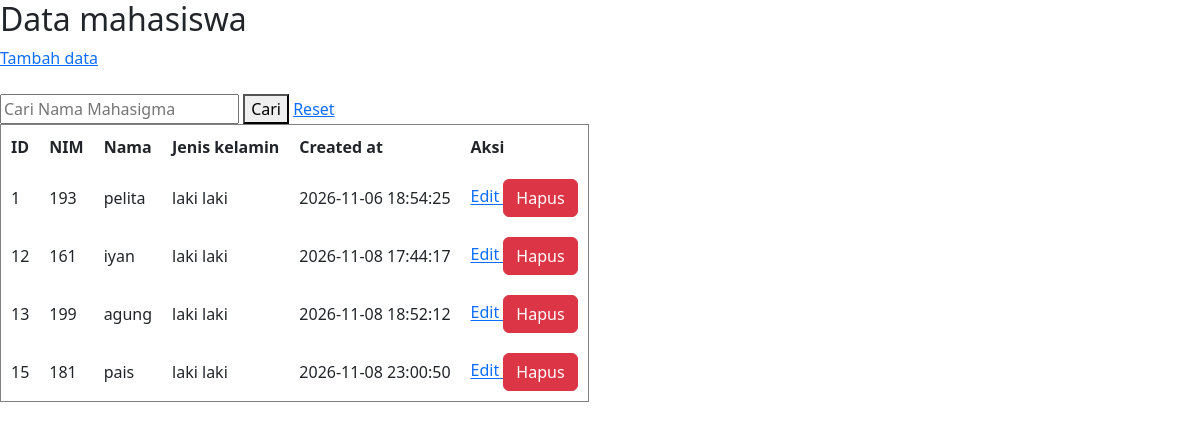
The page / on the database its author committed.
### tables this page shows
CREATE TABLE `mahasiswa` (
  `id` int(100) NOT NULL,
  `nim` varchar(100) NOT NULL,
  `nama` varchar(100) NOT NULL,
  `jenis_kelamin` varchar(100) NOT NULL,
  `created_at` datetime NOT NULL DEFAULT current_timestamp()
);

### index.php (the view, shortened to what this page needs)
<?php
    include "config/koneksi.php";
    if(isset($_GET['keyword'])){
        $keyword = $_GET['keyword'];
        $stmt = mysqli_prepare($connect, "select * from mahasiswa where nama like ?");
        $search = "%$keyword%";
        mysqli_stmt_bind_param($stmt, "s", $search);
        mysqli_stmt_execute($stmt);
        $query = mysqli_stmt_get_result($stmt);
    } else {
        $query = mysqli_query($connect, "select * from mahasiswa");
    }
?>
<!DOCTYPE html>
<html lang="en">
<head>
    <link href="https://cdn.jsdelivr.net/npm/bootstrap@5.3.8/dist/css/bootstrap.min.css" rel="stylesheet">
</head>
<body>
    <h2>Data mahasiswa</h2>
    <a href="tambah.php">Tambah data</a>
    <br><br>
    <form action="" method="GET">
        <input type="text" name="keyword" placeholder="Cari Nama Mahasigma">
        <button type="submit">Cari</button>
        <a href="index.php">Reset</a>
    </form>
    <table border="1" cellpadding="10">
        <tr>
            <th>ID</th>
            <th>NIM</th>
            <th>Nama</th>
            <th>Jenis kelamin</th>
            <th>Created at</th>
            <th>Aksi</th>
        </tr>
        <?php
            if(mysqli_num_rows($query) > 0 ){
            while($data = mysqli_fetch_assoc($query)){
        ?>
        <tr>
            <td><?php echo $data['id']; ?></td>
            <td><?php echo $data['nim']; ?></td>
            <td><?php echo $data['nama']; ?></td>
            <td><?php echo $data['jenis_kelamin']; ?></td>
            <td><?php echo $data['created_at']; ?></td>
            <td>
                <a href="update.php?id=<?php echo $data['id']; ?>">
                    Edit
                </a>
                <button type="button" class="btn btn-danger"
                    data-bs-toggle="modal"
                    data-bs-target="#modalHapus<?php echo $data['id']; ?>">
                    Hapus
                </button>
            </td>
        </tr>
        <?php
            }
            } else {
                echo "<tr><td colspan='6'>Tidak ada data!</td></tr>";
            }
        ?>
    </table>
</body>
</html>

### rows shown on the page
mahasiswa: id "1", nim "193", nama "pelita", jenis_kelamin "laki laki", created_at "2026-11-06 18:54:25"
mahasiswa: id "12", nim "161", nama "iyan", jenis_kelamin "laki laki", created_at "2026-11-08 17:44:17"
mahasiswa: id "13", nim "199", nama "agung", jenis_kelamin "laki laki", created_at "2026-11-08 18:52:12"
mahasiswa: id "15", nim "181", nama "pais", jenis_kelamin "laki laki", created_at "2026-11-08 23:00:50"
